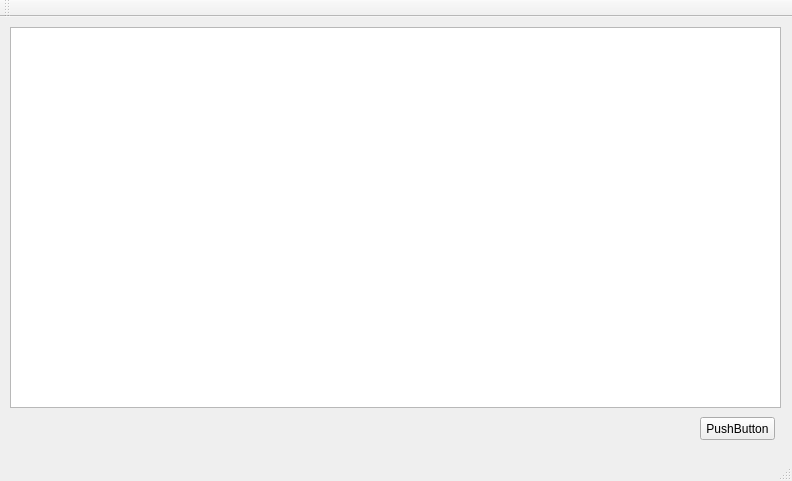
<?xml version="1.0" encoding="UTF-8"?>
<ui version="4.0">
 <class>MainWindow</class>
 <widget class="QMainWindow" name="MainWindow">
  <property name="geometry">
   <rect>
    <x>0</x>
    <y>0</y>
    <width>792</width>
    <height>481</height>
   </rect>
  </property>
  <property name="windowTitle">
   <string>MainWindow</string>
  </property>
  <widget class="QWidget" name="centralWidget">
   <widget class="QPushButton" name="pushButton">
    <property name="geometry">
     <rect>
      <x>700</x>
      <y>400</y>
      <width>75</width>
      <height>23</height>
     </rect>
    </property>
    <property name="text">
     <string>PushButton</string>
    </property>
   </widget>
   <widget class="QTextEdit" name="textEdit">
    <property name="geometry">
     <rect>
      <x>10</x>
      <y>10</y>
      <width>771</width>
      <height>381</height>
     </rect>
    </property>
   </widget>
  </widget>
  <widget class="QMenuBar" name="menuBar">
   <property name="geometry">
    <rect>
     <x>0</x>
     <y>0</y>
     <width>792</width>
     <height>18</height>
    </rect>
   </property>
  </widget>
  <widget class="QToolBar" name="mainToolBar">
   <attribute name="toolBarArea">
    <enum>TopToolBarArea</enum>
   </attribute>
   <attribute name="toolBarBreak">
    <bool>false</bool>
   </attribute>
  </widget>
  <widget class="QStatusBar" name="statusBar"/>
 </widget>
 <layoutdefault spacing="6" margin="11"/>
 <resources/>
 <connections/>
</ui>
